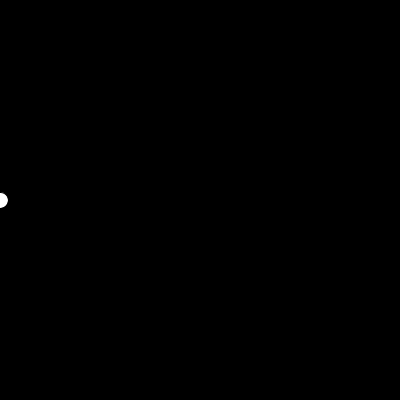
Frame 1 (no input)
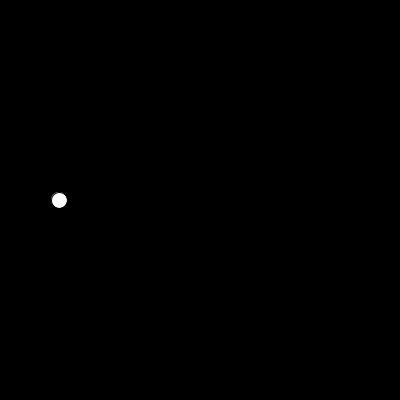
Frame 60 (the mouse pressed at the canvas centre just before this capture)
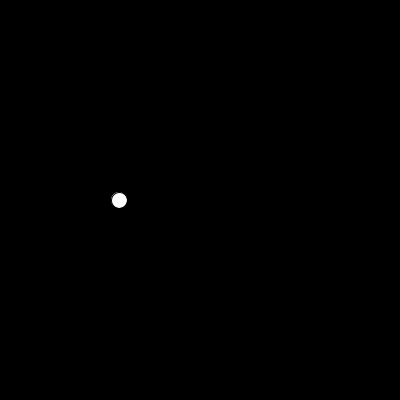
Frame 120 (the mouse held since frame 60 and released just before this capture)

The Processing sketch that drew these frames (run headless with seeded random() and noise(); from frame 60 on, the mouse is pressed at the canvas centre):

// Processing sketch: conditional_2
// ── conditional_2.pde
float x = 0;

void setup() {
  size(400,400); 
  
}

void draw() {
  background(0);
  
  if (x > 150) {
     background(255,0,0); 
  }
  
  ellipse(x,200,16,16);
  x++;
  
}
